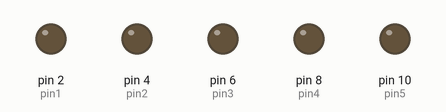
Bench run of a sketch on a simulated Arduino Uno, built with avr-gcc and run on an emulated ATmega328P. Shown: output pins drawn as LEDs (lit = HIGH).

Above: at 0.1 s.
At 4.7 s:
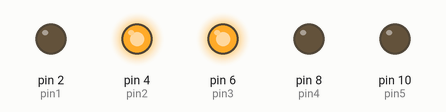
At 9.3 s:
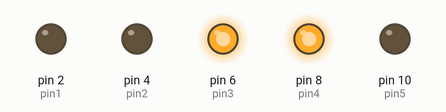
At 19.3 s:
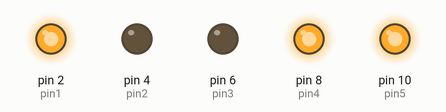
At 28.5 s:
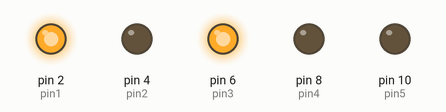
At 38.6 s:
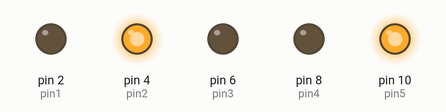
Timing chart, 0 to 40.0 s (numbered marks = the images above):
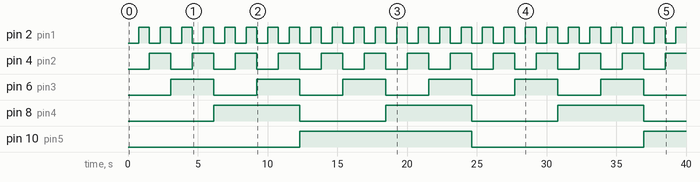

Measured:
- by itself, pin 2 (pin1): alternates HIGH for 0.77 s and LOW for 0.77 s
- by itself, pin 4 (pin2): alternates HIGH for 1.5 s and LOW for 1.5 s
- by itself, pin 6 (pin3): alternates HIGH for 3.1 s and LOW for 3.1 s
- by itself, pin 8 (pin4): alternates HIGH for 6.2 s and LOW for 6.2 s
- by itself, pin 10 (pin5): LOW → HIGH at 12.3 s, → LOW 12.3 s later, → HIGH 12.3 s later

The sketch:

5BitDigitalCounter.ino
```cpp
int counter = -1;
int MAX_VALUE = 32;
int pin1=2;
int pin2=4;
int pin3=6;
int pin4=8;
int pin5=10;
int DelayTime=770;

void updateLED(int pin, int bit, int ctr) {
  digitalWrite(pin, (ctr & (1<<bit)) == (1<<bit) ? HIGH : LOW);
}
void setup() {
  // this runs once
  pinMode(pin1, OUTPUT);
  pinMode(pin2, OUTPUT);
  pinMode(pin3, OUTPUT);
  pinMode(pin4, OUTPUT);
  pinMode(pin5, OUTPUT);
}

void loop() {
  // this runs repeatedly
  counter = (counter + 1) % MAX_VALUE;
  updateLED(pin1, 0, counter);
  updateLED(pin2, 1, counter);
  updateLED(pin3, 2, counter);
  updateLED(pin4, 3, counter);
  updateLED(pin5, 4, counter);
  delay(DelayTime);
}
```
